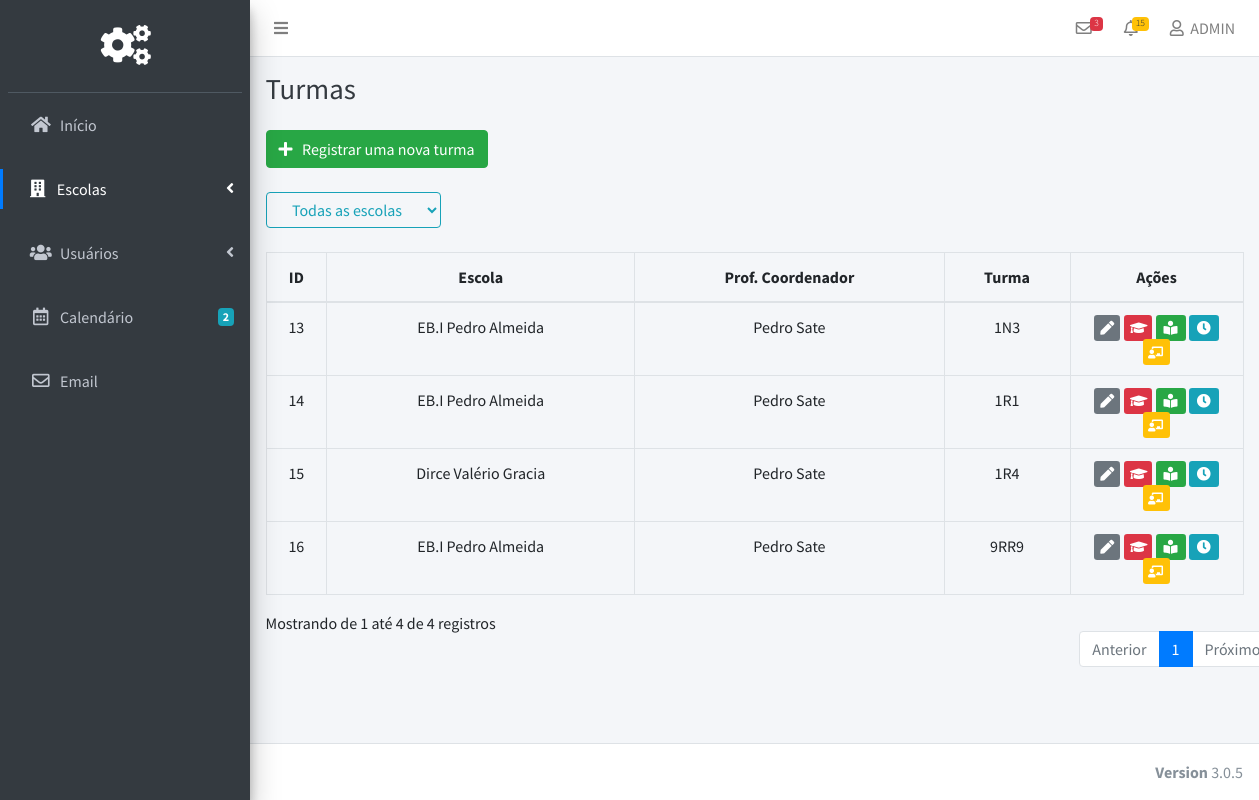
The app's page /Pages/Admin/turmas.php (signed in) with its own data.
### tables this page shows
CREATE TABLE `turmas` (
  `Escola` varchar(255) NOT NULL,
  `Prof_Coordenador` varchar(255) NOT NULL,
  `ID_Ano` bigint(20) NOT NULL,
  `Turma` varchar(255) NOT NULL
);

### src/Pages/Admin/turmas.php (the view, shortened to what this page needs)
<?php
include('../../Scripts/Database/Connection.php');
?>
<!DOCTYPE html>
<html>
<head>
  <link rel="stylesheet" href="../../plugins/fontawesome-free/css/all.min.css">
  <link rel="stylesheet" href="https://code.ionicframework.com/ionicons/2.0.1/css/ionicons.min.css">
  <link rel="stylesheet" href="../../plugins/tempusdominus-bootstrap-4/css/tempusdominus-bootstrap-4.min.css">
  <link rel="stylesheet" href="../../plugins/icheck-bootstrap/icheck-bootstrap.min.css">
  <link rel="stylesheet" href="../../plugins/jqvmap/jqvmap.min.css">
  <link rel="stylesheet" href="../../assets/Admin/css/style.css">
  <link rel="stylesheet" href="../../plugins/toastr/toastr.min.css">
  <link rel="stylesheet" href="../../assets/Global/css/adminlte.min.css">
  <link rel="stylesheet" href="../../assets/Global/css/style.css">
  <link rel="stylesheet" href="../../plugins/overlayScrollbars/css/OverlayScrollbars.min.css">
  <link rel="stylesheet" href="../../plugins/daterangepicker/daterangepicker.css">
  <link rel="stylesheet" href="../../plugins/summernote/summernote-bs4.css">
</head>
<body class="hold-transition sidebar-mini layout-fixed">
<div class="wrapper">
  <nav class="main-header navbar navbar-expand navbar-white navbar-light">
    <ul class="navbar-nav">
      <li class="nav-item">
        <a class="nav-link" data-widget="pushmenu" href="#" role="button"><i class="fas fa-bars"></i></a>
      </li>
    </ul>
    <ul class="navbar-nav ml-auto">
      <li class="nav-item dropdown">
        <a class="nav-link" data-toggle="dropdown" href="#">
          <i class="far fa-envelope"></i>
          <span class="badge badge-danger navbar-badge">3</span>
        </a>
      </li>
      <li class="nav-item dropdown">
        <a class="nav-link" data-toggle="dropdown" href="#">
          <i class="far fa-bell"></i>
          <span class="badge badge-warning navbar-badge">15</span>
        </a>
      </li>
      <li class="nav-item dropdown">
        <a class="nav-link" data-toggle="dropdown" href="#">
          <i class="far fa-user"></i>&nbsp;
ADMIN        </a>
      </li>
    </ul>
  </nav>
  <aside class="main-sidebar sidebar-dark-primary elevation-4">
    <div class="sidebar">
      <div class="user-panel mt-3 pb-3 mb-3 d-flex">
        <div class="image">
        </div>
        <div class="pageLogo">
       <i class="fa fa-cogs"></i>
        </div>
      </div>
      <nav class="mt-2">
        <ul class="nav nav-pills nav-sidebar nav-legacy flex-column" data-widget="treeview" role="menu" data-accordion="false">
          <li class="nav-item ">
            <a href="home.php" class="nav-link">
              <i class="nav-icon fas fa-home"></i>
              <p>
                Início
              </p>
            </a>
          </li>
        <br>
          <li class="nav-item has-treeview">
            <a href="#" class="nav-link active">
              <i class="nav-icon fas fa-building"></i>
              <p>
                Escolas
                <i class="fas fa-angle-left right"></i>
              </p>
            </a>
          </li>
<br>
          <li class="nav-item has-treeview">
            <a href="#" class="nav-link">
              <i class="nav-icon fas fa-users"></i>
              <p>
                Usuários
                <i class="right fas fa-angle-left"></i>
              </p>
            </a>
          </li><br>
          <li class="nav-item">
            <a href="pages/calendar.html" class="nav-link">
              <i class="nav-icon far fa-calendar-alt"></i>
              <p>
                Calendário
                <span class="badge badge-info right">2</span>
              </p>
            </a>
          </li>
         <br>
          <li class="nav-item">
            <a href="#" class="nav-link">
              <i class="nav-icon far fa-envelope"></i>
              <p>
                Email
              </p>
            </a>
          </li>
        </ul>
      </nav>
    </div>
  </aside>
  <div class="content-wrapper">
    <div class="content-header">
      <div class="container-fluid">
        <div class="row mb-2">
          <div class="col-sm-6">
            <h1 class="m-0 text-dark">Turmas</h1>
          </div>
        </div>
      </div>
    </div>
    <section class="content">
      <div class="container-fluid">
        <button class="btn btn-success" type="button" name="button" data-toggle="modal" id="registrarNovaTurma" data-target="#RegistrarTurma"><i class="fa fa-plus"></i> &nbsp;  Registrar uma nova turma</button>
<br><br>
        <select
        data-column="2" class="btn btn-outline-info" name="filtroEscola" id="filtroEscola">
          <option selected value="">Todas as escolas</option>
</select>
<br><br>
     <table class="table table-bordered display text-center" id="tabelaTurmas" width="100%" cellspacing="0">
          <form action="" id="myform">
        <thead>
         <tr>
           <th>ID</th>
           <th>Escola</th>
           <th> Prof. Coordenador</th>
      <th>Turma</th>
               <th style="width:18%">Ações</th>
      </tr>
        </thead>
      <tbody>
<?php
$result =  mysqli_query($conn,"SELECT * FROM Turmas");
while($row = mysqli_fetch_array($result))
{
echo "<tr>";
echo "<td>" . $row['ID_Ano'] . "</td>";
echo "<td>" . $row['Escola'] . "</td>";
echo "<td>" . $row['Prof_Coordenador']. "</td>";
echo "<td>" . $row['Turma'] . "</td>";
echo '<td><a class="btn-sm  btn-secondary btnEditar" id="editar" href="#"> <i class="fa fa-pen"></i>   </a>
&nbsp;
  <a class="btn-sm btn-danger btnProfessores" name="professores" href="#"><i class="fa fa-graduation-cap"></i></a>
  <a class="btn-sm btn-success btnAlunos" name="alunos" href="#"><i class="fa fa-book-reader"></i></a>
  <a class="btn-sm btn-info  btnHorários" href="#" id="horarios" name="horarios" ><i class="fa fa-clock"></i></a>
  <a class="btn-sm btn-warning text-white btnAulas" name="turmas" href="#"><i class="fa fa-chalkboard-teacher"></i></a>
</td>';
echo "</tr>";
}
?>
      </tbody>
      </table>
      </div>
    </section>
  </div>
  <footer class="main-footer">
    <div class="float-right d-none d-sm-inline-block">
      <b>Version</b> 3.0.5
    </div>
  </footer>
</div>
</body>
</html>

### src/assets/Admin/css/style.css (style rules this page uses)
.btnEditar { margin-right: -2.5px; }
.fa-pen { font-size: 14px; margin-left: -2px; margin-right: -5px; }
.fa-graduation-cap { margin-left: -2px; margin-right: -3px; }
.fa-chalkboard-teacher { margin-left: -3px; margin-right: -1px; font-size: 12px; }

### src/assets/Global/css/style.css (style rules this page uses)
.pageLogo { color: #fff; font-size: 40px; margin-left: 80px; }

### records on screen
turmas: ID_Ano "13", Escola "EB.I Pedro Almeida", Prof_Coordenador "Pedro Sate", Turma "1N3"
turmas: ID_Ano "14", Escola "EB.I Pedro Almeida", Prof_Coordenador "Pedro Sate", Turma "1R1"
turmas: ID_Ano "15", Escola "Dirce Valério Gracia", Prof_Coordenador "Pedro Sate", Turma "1R4"
turmas: ID_Ano "16", Escola "EB.I Pedro Almeida", Prof_Coordenador "Pedro Sate", Turma "9RR9"
